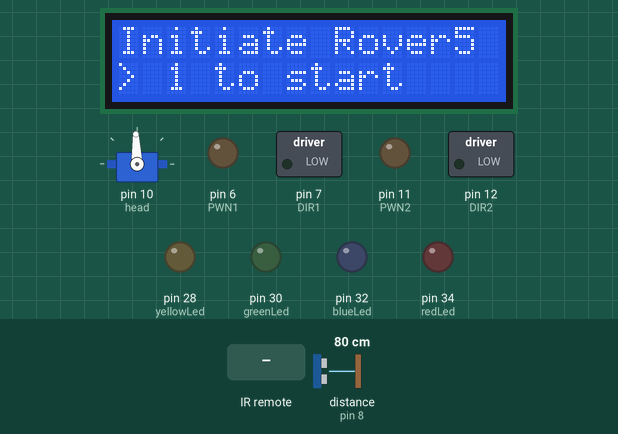
Simulated run of this sketch. Board: Arduino Mega 2560, built with avr-gcc and run on an emulated ATmega2560. Shown: 16×2 character LCD, servo, switched loads named in the sketch (green lamp = pin HIGH), output pins drawn as LEDs (lit = HIGH). The inputs (shaded band) are chosen by the test bench; at power-on: distance to the obstacle (sensor on pin 8) 80 cm. The echo pulse lasts 58.3 µs per cm; pins used as bus, display or sensor lines are not drawn; what the sketch prints to the serial monitor is not drawn.

Above: at 4.2 s.
4.3 s: infrared code 0xFF6897 received
At 6.0 s:
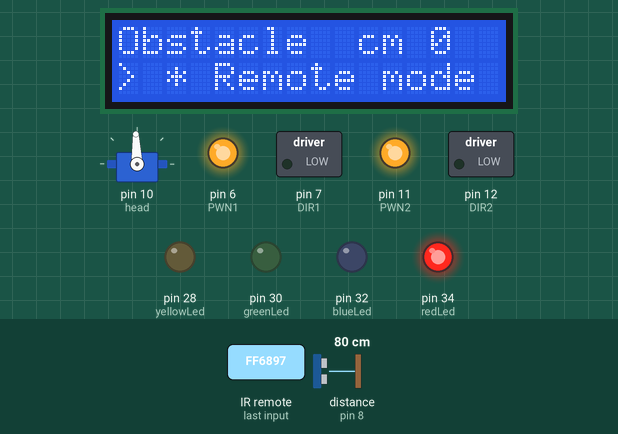
7.3 s: distance to the obstacle (sensor on pin 8) set to 18 cm
At 8.8 s:
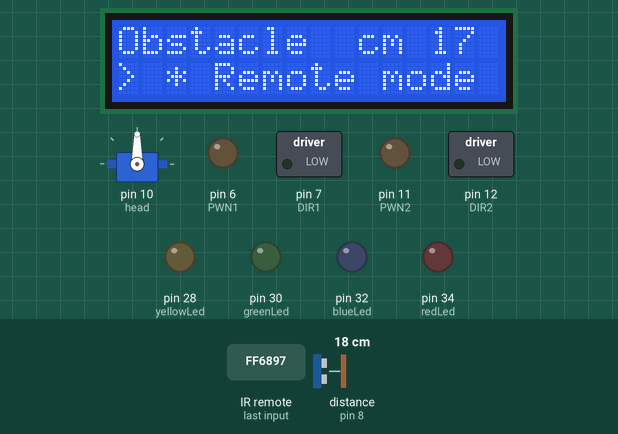
9.6 s: distance to the obstacle (sensor on pin 8) set to 12 cm
At 10.5 s:
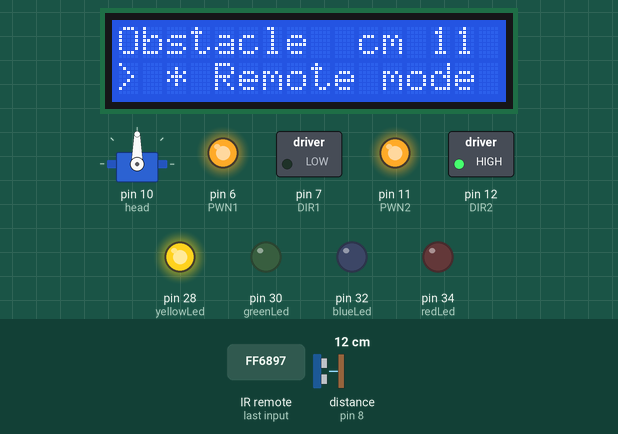
12.6 s: infrared code 0xFF42BD received
At 15.2 s:
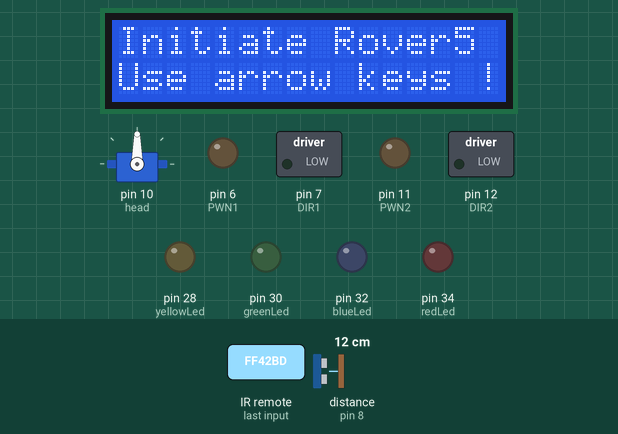
15.5 s: infrared code 0xFFC23D received
At 17.0 s:
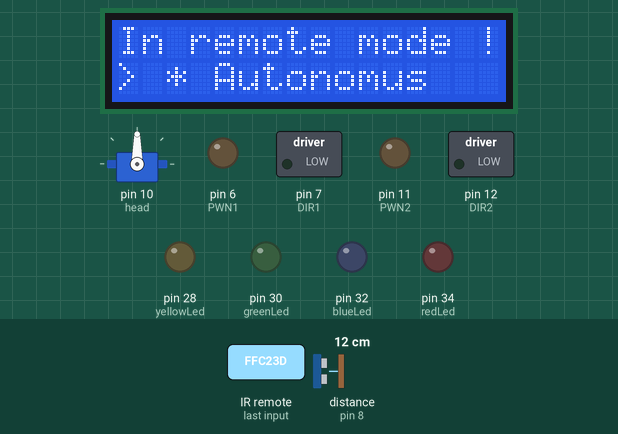
17.3 s: infrared code 0xFFA857 received
At 18.6 s:
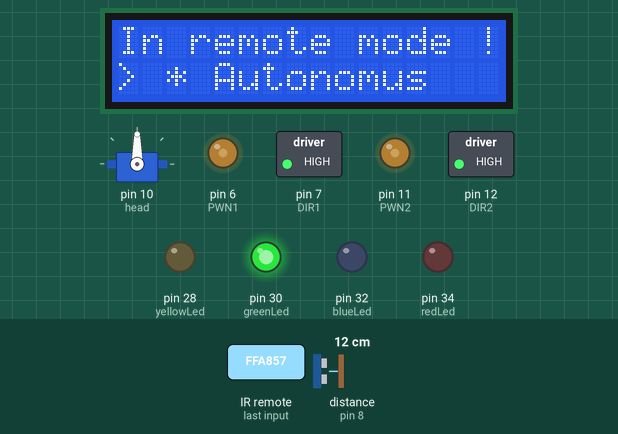
Timing chart, 0 to 19.8 s (numbered marks = the images above; inputs shaded):
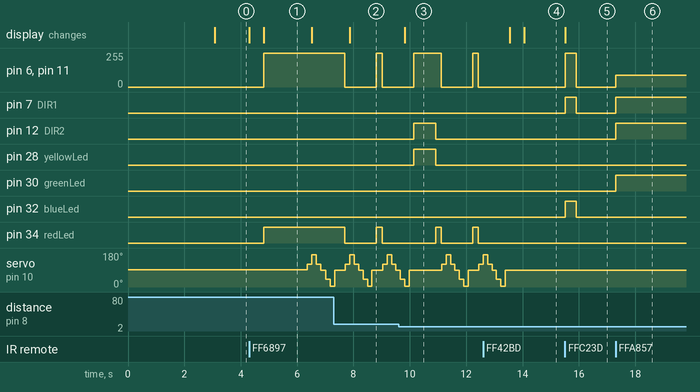

The sketch:

Rover_4.ino
```cpp
// Control of a Rover5 robot - Last update: AndreasVan 2015-03-13 Version 4.10
// Dagu Rover 5 2WD Tracked Chassis + Explorer Controller Board for Dagu Rover 5 2WD
// Micro controller = Arduino Mega 2560 - 16x2 LCD display Hitachi HD44780
// Detecting obstacles with an SR04 ultrasonic sensor mounted on servo + IR Remote control
// this code is public domain, enjoy!

// Key 1 - turn on robot
// Key 0 - turn off robot
// Key * - Autonomus robot mode
// Key UP - forward
// Key Down - backward
// Key Right - right
// Key Left - left

// LED for direction
// RedLed pin 34 robot drives forward
// GreenLed pin 30 robot drives backward
// YellowLed pin 28 robot turns left
// BlueLed pin 32 robot turns right

// LiquidCrystal
// LCD RS pin to digital pin 50
// LCD Enable pin to digital pin 52
// LCD D4 pin to digital pin 48
// LCD D5 pin to digital pin 46
// LCD D6 pin to digital pin 44
// LCD D7 pin to digital pin 42
// LCD R/W pin to ground

// SR04 Trigger pin 9
// SR04 Echo pin 8
// Servo pin 10

// IR Reciver pin 13

#include <IRremote.h>       //library Remote control
#include <Ultrasonic.h>     //library SR04 ultrasonic sensor
#include <Servo.h>          //library Servo (SR04 on servo)
#include <LiquidCrystal.h>  //library LCD Screen

LiquidCrystal lcd(50, 52, 48, 46, 44, 42);
const int PWN1 = 6;       //right PWN
const int DIR1 = 7;       //right DIR
const int PWN2 = 11;      //left PWN
const int DIR2 = 12;      //left DIR
const int TRIGGER=9;      // SR04 sensor
const int ECHO=8;         // SR04 sensor
const int redLed = 34;     //robot drives forward
const int greenLed = 30;   //robot drives backward
const int yellowLed = 28;  //robot turns left
const int blueLed = 32;    //robot turns right

int leftscanval, centerscanval, rightscanval, ldiagonalscanval, rdiagonalscanval;
char choice;

//Pin for IR control
int receiver = 38;                 // pin 1 of IR receiver
IRrecv irrecv(receiver);           // create instance of 'irrecv'
decode_results results;
char contcommand;
int modecontrol=0;
int power=0;

const int distancelimit = 30;      //Distance limit for obstacles in front
const int sidedistancelimit = 15;  //Minimum distance in cm to obstacles at both sides (the robot will allow a shorter distance sideways)

int distance;
int numcycles = 0;
char turndirection; //Gets 'l', 'r' or 'f' depending on which direction is obstacle free
const int turntime = 780; //Time the robot spends turning (miliseconds) // 1200ms c:a 90° - 600ms c:a 45°
int thereis;
Servo head;

void setup(){
  lcd.begin(16, 2);
  Serial.begin (9600);
  head.attach(10);
  head.write(92);
  irrecv.enableIRIn(); // Start the IR receiver
  pinMode(PWN1, OUTPUT);
  pinMode(DIR1, OUTPUT);
  pinMode(PWN2, OUTPUT);
  pinMode(DIR2, OUTPUT);
  pinMode(TRIGGER,OUTPUT);
  pinMode(ECHO,INPUT);
  pinMode(28, OUTPUT);
  pinMode(30, OUTPUT);
  pinMode(32, OUTPUT);
  pinMode(34, OUTPUT);
  lcd.clear();
  lcd.print("     Rover5");
  lcd.setCursor(0, 1);
  lcd.print("> Version 4.10 < ");
  delay(3000);
  lcd.clear();
  lcd.print("Initiate Rover5");
  lcd.setCursor(0, 1);
  lcd.print("> 1 to start");

  //Variable inicialization
  digitalWrite(PWN1,LOW);
  digitalWrite(DIR1,LOW);
  digitalWrite(PWN2,LOW);
  digitalWrite(DIR2,LOW);
  digitalWrite(TRIGGER,LOW);

}

void go(){
   digitalWrite (DIR1, LOW);
   digitalWrite (DIR2, LOW);
   digitalWrite (PWN1, HIGH);
   digitalWrite (PWN2, HIGH);
   digitalWrite(redLed, HIGH);
   digitalWrite(greenLed, LOW);
   digitalWrite(yellowLed, LOW);
   digitalWrite(blueLed, LOW);
}

void backwards(){
   digitalWrite (DIR1, HIGH);
   digitalWrite (DIR2, HIGH);
   analogWrite (PWN1 , 90);
   analogWrite (PWN2, 90);
   digitalWrite (redLed, LOW);
   digitalWrite (greenLed, HIGH);
   digitalWrite (yellowLed, LOW);
   digitalWrite (blueLed, LOW);
}

int watch(){
   long interval;
   digitalWrite(TRIGGER,LOW);
   delayMicroseconds(5);
   digitalWrite(TRIGGER,HIGH);
   delayMicroseconds(15);
   digitalWrite(TRIGGER,LOW);
   interval=pulseIn(ECHO,HIGH);
   Serial.print(interval);
   interval=interval*0.01657; //how far away is the object in cm
   lcd.clear();
   lcd.setCursor(0,0);
   lcd.print("Obstacle  cm ");
   lcd.print(centerscanval);
   lcd.setCursor(0, 1);
   lcd.print("> * Remote mode");
   return round(interval);


}

void turnleft(int t){
  digitalWrite (DIR1, LOW);
  digitalWrite (DIR2, HIGH);
  digitalWrite (PWN1, HIGH);
  digitalWrite (PWN2, HIGH);
  digitalWrite(redLed, LOW);
  digitalWrite(greenLed, LOW);
  digitalWrite(yellowLed, HIGH);
  digitalWrite(blueLed, LOW);
  delay(t);
}

void turnright(int t){
  digitalWrite (DIR1, HIGH);
  digitalWrite (DIR2, LOW);
  digitalWrite (PWN1, HIGH);
  digitalWrite (PWN2, HIGH);
  digitalWrite(redLed, LOW);
  digitalWrite(greenLed, LOW);
  digitalWrite(yellowLed, LOW);
  digitalWrite(blueLed, HIGH);
  delay(t);
}

void stopmove(){
  digitalWrite (DIR1, LOW);
  digitalWrite (DIR2, LOW);
  digitalWrite (PWN1 ,LOW);
  digitalWrite (PWN2, LOW);
  digitalWrite(redLed, LOW);
  digitalWrite(greenLed, LOW);
  digitalWrite(yellowLed, LOW);
  digitalWrite(blueLed, LOW);
}

void watchsurrounding(){
  //Meassures distances to the right, left, front, left diagonal, right diagonal and asign them in cm to the variables rightscanval,
  //leftscanval, centerscanval, ldiagonalscanval and rdiagonalscanval (there are 5 points for distance testing)
  centerscanval = watch();
  if(centerscanval<distancelimit){stopmove();}
  head.write(120);
  delay(150);
  ldiagonalscanval = watch();
  if(ldiagonalscanval<distancelimit){stopmove();}
  head.write(170); //angle servo (160)
  delay(150); // (300)
  leftscanval = watch();
  if(leftscanval<sidedistancelimit){stopmove();}
  head.write(120);
  delay(150);
  ldiagonalscanval = watch();
  if(ldiagonalscanval<distancelimit){stopmove();}
  head.write(90); // center servo
  delay(150);
  centerscanval = watch();
  if(centerscanval<distancelimit){stopmove();}
  head.write(40);
  delay(150);
  rdiagonalscanval = watch();
  if(rdiagonalscanval<distancelimit){stopmove();}
  head.write(5);
  delay(150);
  rightscanval = watch();
  if(rightscanval<sidedistancelimit){stopmove();}

  head.write(90); //Finish looking around (look forward again)
  delay(150); //(300)
}

char decide(){
  watchsurrounding();
  if (leftscanval>rightscanval && leftscanval>centerscanval){
    choice = 'l';
  }
  else if (rightscanval>leftscanval && rightscanval>centerscanval){
    choice = 'r';
  }
  else{
    choice = 'f';
  }
  return choice;
}

void translateIR() { //Used when robot is switched to operate in remote control mode
    lcd.clear();
    lcd.print("In remote mode !");
    lcd.setCursor(0, 1);
    lcd.print("> * Autonomus");

  switch(results.value)
  {
  case 0xFF629D: //Case 'FORWARD'
    go();
    break;
  case 0xFF22DD: //Case 'LEFT'
    turnleft(turntime/2);
    stopmove();
    break;
  case 0xFF02FD: //Case 'OK'
    stopmove();
    break;
  case 0xFFC23D: //Case 'RIGHT'
    turnright(turntime/2);
    stopmove();
    break;
  case 0xFFA857: //Case 'REVERSE'
    backwards();
    break;
  case 0xFF42BD:  //Case '*'
    modecontrol=0; stopmove(); // If an '*' is received, switch to automatic robot operating mode
    break;
  default:
    ;
  }// End Case
  delay(200); // Do not get immediate repeat
}

void loop(){

  if (irrecv.decode(&results)){ //Check if the remote control is sending a signal
    if(results.value==0xFF6897){ //If an '1' is received, turn on robot
      power=1; }
      lcd.clear();
      lcd.print("booting ...");
      delay(500);
    if(results.value==0xFF4AB5){ //If a '0' is received, turn off robot
      stopmove();
      power=0; }
      lcd.clear();
      lcd.print("Initiate Rover5");
      lcd.setCursor(0, 1);
      lcd.print("Use arrow keys !");


    if(results.value==0xFF42BD){ //If an '*' is received, switch operating mode from automatic robot to remote control (press also "*" to return to automatic robot mode)
      modecontrol=1; //  Activate remote control operating mode
      stopmove(); //The robot stops and starts responding to the user's directions
    }
    irrecv.resume(); // receive the next value
  }

  while(modecontrol==1){ //The system gets into this loop during the remote control mode until modecontrol=0 (with '*')
    if (irrecv.decode(&results)){ //If something is being received
      translateIR();//Do something depending on the signal received
      irrecv.resume(); // receive the next value
     }
  }
  if(power==1){
  go();  // if nothing is wrong go forward using go() function above.
  ++numcycles;
  if(numcycles>130){ //Watch if something is around every 130 loops while moving forward
    watchsurrounding();
    if(leftscanval<sidedistancelimit || ldiagonalscanval<distancelimit){
      turnright(turntime);
    }
    if(rightscanval<sidedistancelimit || rdiagonalscanval<distancelimit){
      turnleft(turntime);
    }
    numcycles=0; //Restart count of cycles
  }
  distance = watch(); // use the watch() function to see if anything is ahead (when the robot is just moving forward and not looking around it will test the distance in front)
  if (distance<distancelimit){ // The robot will just stop if it is completely sure there's an obstacle ahead (must test 25 times) (needed to ignore ultrasonic sensor's false signals)
      ++thereis;}
  if (distance>distancelimit){
      thereis=0;} //Count is restarted
  if (thereis > 25){
    stopmove(); // Since something is ahead, stop moving.
    turndirection = decide(); //Decide which direction to turn.
    switch (turndirection){
      case 'l':
        turnleft(turntime);
        break;
      case 'r':
        turnright(turntime);
        break;
      case 'f':
        ; //Do not turn if there was actually nothing ahead
        break;
    }
    thereis=0;
  }
 }
}
```

Measured:
- after the input at 4.3 s, pin 6 (PWN1), pin 11 (PWN2): 0/255 → 255/255 after 0.51 s; pin 34 (redLed): LOW → HIGH after 0.51 s; servo on pin 10 (head): 92° → 120° after 2.1 s, → 170° 0.16 s later, → 120° 0.16 s later, → 90° 0.16 s later, … (6 changes in this stretch); the display: first changes at once (image 1 shows a later state)
- after the input at 7.3 s, pin 6 (PWN1), pin 11 (PWN2): 255/255 → 0/255 after 0.40 s, → 255/255 1.1 s later, → 0/255 0.22 s later; pin 34 (redLed): HIGH → LOW after 0.40 s, → HIGH 1.1 s later, → LOW 0.22 s later; the display: changes after 0.57 s (image 2)
- after the input at 9.6 s, pin 12 (DIR2), pin 28 (yellowLed): LOW → HIGH after 0.53 s, → LOW 0.78 s later; the display: changes after 0.22 s (image 3)
- after the input at 12.6 s, pin 6 (PWN1), pin 11 (PWN2): stays 0/255 (without the input it goes to 255/255 after 0.94 s); pin 34 (redLed): stays LOW (without the input it goes to HIGH after 0.94 s); the display: first changes after 0.95 s (image 4 shows a later state)
- after the input at 15.5 s, pin 6 (PWN1), pin 11 (PWN2): 0/255 → 255/255 at once, → 0/255 0.39 s later; pin 7 (DIR1), pin 32 (blueLed): LOW → HIGH at once, → LOW 0.39 s later; the display: changes at once (image 5)
- after the input at 17.3 s, pin 6 (PWN1), pin 11 (PWN2): 0/255 → 90/255 at once; pin 7 (DIR1), pin 12 (DIR2), pin 30 (greenLed): LOW → HIGH at once
- what the display in image 1 shows lasts 1.7 s, from 4.8 s to 6.5 s
